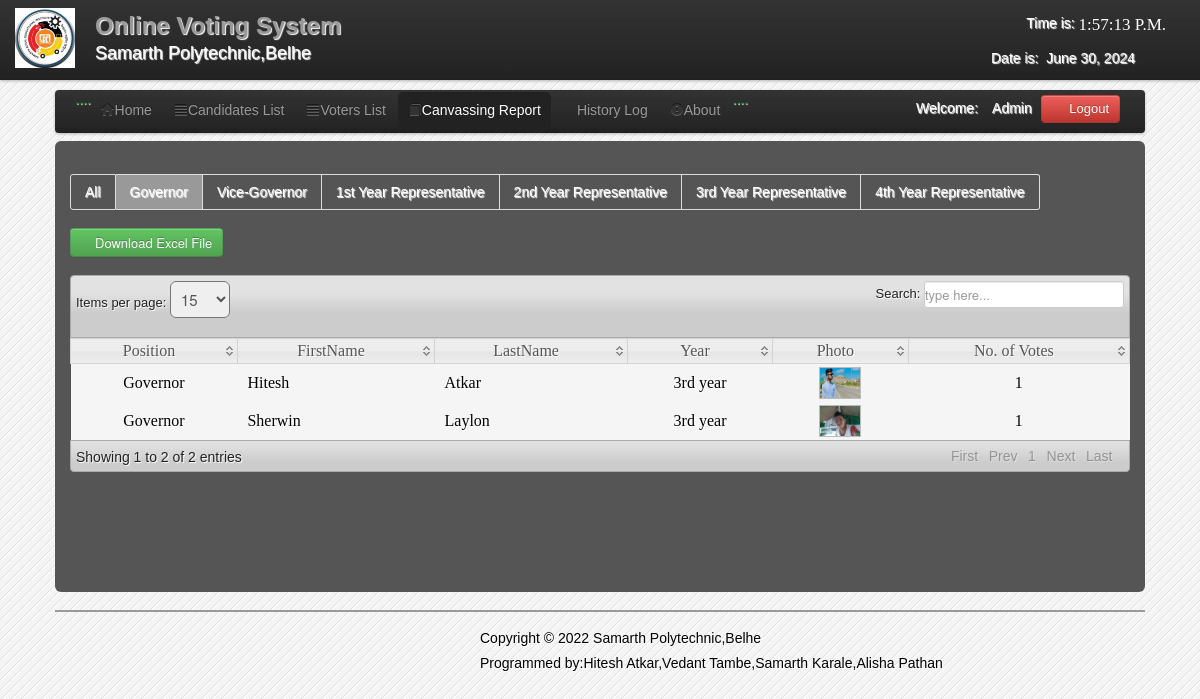
/admin/C_governor.php (signed in), run on the app's committed database.
### tables this page shows
CREATE TABLE `users` (
  `User_id` int(11) NOT NULL,
  `FirstName` varchar(100) NOT NULL,
  `LastName` varchar(100) NOT NULL,
  `UserName` varchar(100) NOT NULL,
  `Password` varchar(100) NOT NULL,
  `User_Type` varchar(50) NOT NULL
);

CREATE TABLE `candidate` (
  `CandidateID` int(11) NOT NULL,
  `abc` varchar(1) NOT NULL,
  `Position` varchar(200) NOT NULL,
  `Party` varchar(100) NOT NULL,
  `FirstName` varchar(200) NOT NULL,
  `LastName` varchar(200) NOT NULL,
  `MiddleName` varchar(100) NOT NULL,
  `Gender` varchar(6) NOT NULL,
  `Year` varchar(100) NOT NULL,
  `Photo` varchar(200) NOT NULL
);

### admin/session.php (called while the page is built, shortened)
<?php
$id_session=$_SESSION['id'];
?>

### admin/C_governor.php (the view, shortened to what this page needs)
<?php
include('session.php');
include('header.php');
include('dbcon.php');
?>
</head>
<body>
<?php include('nav_top.php'); ?>
<div class="wrapper">
<div class="home_body">
<div class="navbar">
	<div class="navbar-inner">
	<div class="container">
	<ul class="nav nav-pills">
	  <li>....</li>
	  <li><a href="home.php"><i class="icon-home icon-large"></i>Home</a></li>
	  <li><a  href="candidate_list.php"><i class="icon-align-justify icon-large"></i>Candidates List</a></li>
	  <li class=""><a  href="voter_list.php"><i class="icon-align-justify icon-large"></i>Voters List</a></li>
		 <li class="active"><a  href="canvassing_report.php"><i class="icon-book icon-large"></i>Canvassing Report</a></li>
		    <li><a  href="History.php"><i class="icon-table icon-large"></i>History Log</a>
		   <li><a data-toggle="modal" href="#about"><i class="icon-exclamation-sign icon-large"></i>About</a></li>
		   <li>....</li>
	 </ul>
	<form class="navbar-form pull-right">
		<?php $result=mysqli_query($conn,"select * from users where User_id='$id_session'");
	$row=mysqli_fetch_array($result);
	?>
	<font color="white">Welcome:<i class="icon-user-md"></i><?php echo $row['User_Type']; ?></font>
	<a class="btn btn-danger" id="logout" data-toggle="modal" href="#myModal"><i class="icon-off"></i>&nbsp;Logout</a>
	</form>
	</div>
	</div>
	</div>
	<div id="element" class="hero-body">
	    <div class="pagination">
    <ul>
    <li><a href="Canvassing_report.php"><font color="white">All</font></a></li>
    <li class="active"><a href="C_governor.php"><font color="white">Governor</font></a></li>
    <li><a href="C_vice-governor.php"><font color="white">Vice-Governor</font></a></li>
    <li><a href="C_1st_year.php"><font color="white">1st Year Representative</font></a></li>
    <li><a href="C_2nd_year.php"><font color="white">2nd Year Representative</font></a></li>
    <li><a href="C_3rd_year.php"><font color="white">3rd Year Representative</font></a></li>
    <li><a href="C_4th_year.php"><font color="white">4th Year Representative</font></a></li>
    </ul>
    </div>
		<form method="POST" action="canvassing_excel.php">
	<button id="save_voter" class="btn btn-success" name="save"><i class="icon-download icon-large"></i>Download Excel File</button>
	</form>
	<table class="users-table">
<div class="demo_jui">
		<table cellpadding="0" cellspacing="0" border="0" class="display" id="log" class="jtable">
			<thead>
				<tr>
				<th>Position</th>
				<th>FirstName</th>
				<th>LastName</th>
				<th>Year</th>
				<th>Photo</th>
				<th>No. of Votes</th>
				</tr>
			</thead>
			<tbody>
<?php $candidate_query=mysqli_query($conn,"select  * from candidate where Position='Governor'");
		while($candidate_rows=mysqli_fetch_array($candidate_query)){ $id=$candidate_rows['CandidateID'];
		?>
<tr class="del<?php echo $id ?>">
	<td align="center"><?php echo $candidate_rows['Position']; ?></td>
	<td><?php echo $candidate_rows['FirstName']; ?></td>
	<td><?php echo $candidate_rows['LastName']; ?></td>
	<td align="center"><?php echo $candidate_rows['Year']; ?></td>
	<td align="center"><img class="pic" width="40" height="30" src="<?php echo $candidate_rows['Photo'];?>" border="0" onmouseover="showtrail('<?php echo $candidate_rows['Photo'];?>','<?php echo $candidate_rows['FirstName']." ".$candidate_rows['LastName'];?> ',200,5)" onmouseout="hidetrail()"></a></td>
		<td align="center">
	<?php $votes_query=mysqli_query($conn,"select * from votes where CandidateID='$id'");
	$vote_count=mysqli_num_rows($votes_query);
	echo $vote_count;
	?>
</td>
	</tr>
<?php } ?>
			</tbody>
		</table>
	</div>
	</div>
<?php include('footer.php')?>
</div>
</body>
</html>

### admin/css/datatable/demo_table_jui.css (style rules this page uses)
table.display thead th { cursor: pointer; padding: 3px 0 3px 10px; }
table.display { border-collapse: collapse; clear: both; margin: 0 auto; width: 100%; }
table.display td { padding: 3px 10px; }
tr.odd { background-color: #f5f5f5; }
tr.even { background-color: #f5f5f5; }

### admin/css/Home.css (style rules this page uses)
* { margin:0; padding:0; }
body { font-family:"Trebuchet MS", "Myriad Pro", Arial, sans-serif; font-size:14px; background-color: #fff; background:#f4f4f4 url(../images/bg.gif) repeat top left; text-shadow:1px 1px 1px #fff; background-position: 0 0px; }
.wrapper { width:1090px; margin:10px auto; }

### data on the page
users: User_Type "Admin"
candidate: Position "Governor", FirstName "Hitesh", LastName "Atkar", Year "3rd year", Photo (picture), vote_count "1"
candidate: Position "Governor", FirstName "Sherwin", LastName "Laylon", Year "3rd year", Photo (picture), vote_count "1"
